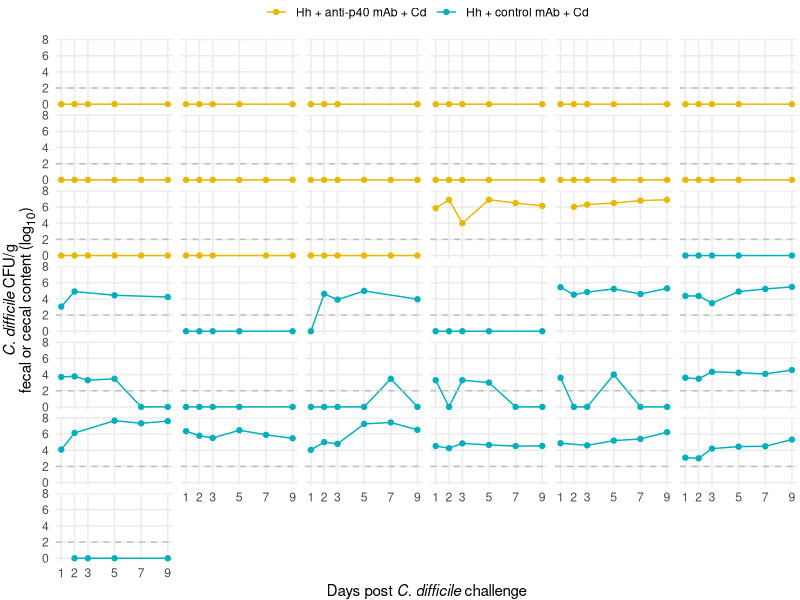
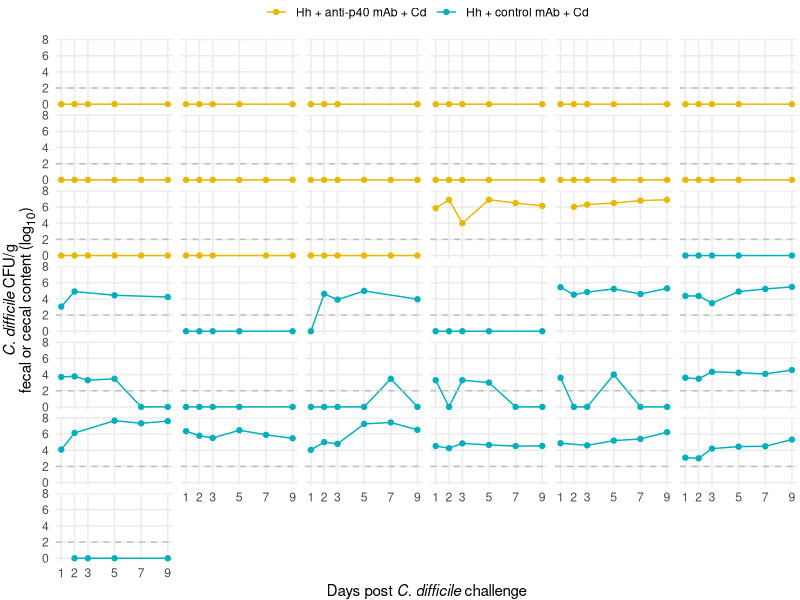

R code for these plots, in order:
library(ggtext)
library(here)
library(tidyverse)

dat <- read_csv(here('data', 'cfu_meta_filtered.csv')) %>%
    filter(treatment != "No_treatment_controls (sterile broth + water + mAb vehicle)")

# COLORS
# No treatment: #99004C
# Hh + control mAb + Cd: #00AFBB
# Hh + anti-p40 mAb + Cd: #E7B800

treatment_colors <- c("#00AFBB", "#E7B800")
names(treatment_colors) <- c("Hh + control mAb + Cd", "Hh + anti-p40 mAb + Cd")

mouse_order <- dat %>%
    arrange(by = 'treatment') %>%
    pull(mouse) %>%
    unique()

yrange <- c(0,2,4,6,8)

dat %>%
    mutate(mouse = factor(mouse, levels = mouse_order)) %>%
    mutate(treatment = case_when(
        treatment == "HhWT + VPI spores + anti-p40" ~ "Hh + anti-p40 mAb + Cd",
        treatment == "HhWT + VPI spores + control mAb" ~ "Hh + control mAb + Cd",
        treatment == "No_treatment_controls (sterile broth + water + mAb vehicle)" ~ "No treatment",
        TRUE ~ NA_character_
    )) %>%
    ggplot(aes(x = day, y = cfu, color = treatment)) +
    geom_line() +
    geom_point() +
    geom_hline(yintercept = 10^2,
               linetype = 'dashed',
               color = 'grey') +
    facet_wrap("mouse", ncol = 6) +
    scale_color_manual(values = treatment_colors) +
    scale_x_continuous(breaks = c(1,2,3,5,7,9)) +
    scale_y_log10(breaks = 10^yrange,
                  labels = yrange) +
    labs(x = "Days post *C. difficile* challenge",
         y = "*C. difficile* CFU/g<br>fecal or cecal content (log<sub>10</sub>)"
         ) +
    theme_minimal() +
    theme(legend.position = 'top',
          legend.title = element_blank(),
          axis.title.x = element_markdown(),
          axis.title.y = element_markdown(),
          panel.grid.minor = element_blank(),
          strip.background = element_blank(),
          strip.text = element_blank(),
          legend.box.margin = margin(t = 0, r = 0, b = 0, l = 0, unit = "pt"),
          legend.margin = margin(t = 0, r = 0, b = 0, l = 0, unit = "pt"),
          plot.margin = margin(t = 0, r = 2, b = 0, l = 2, unit = "pt"))

ggsave(here('figures','FigureS6.pdf'),
       device = 'pdf', width = 6.875, height = 9.0625)
